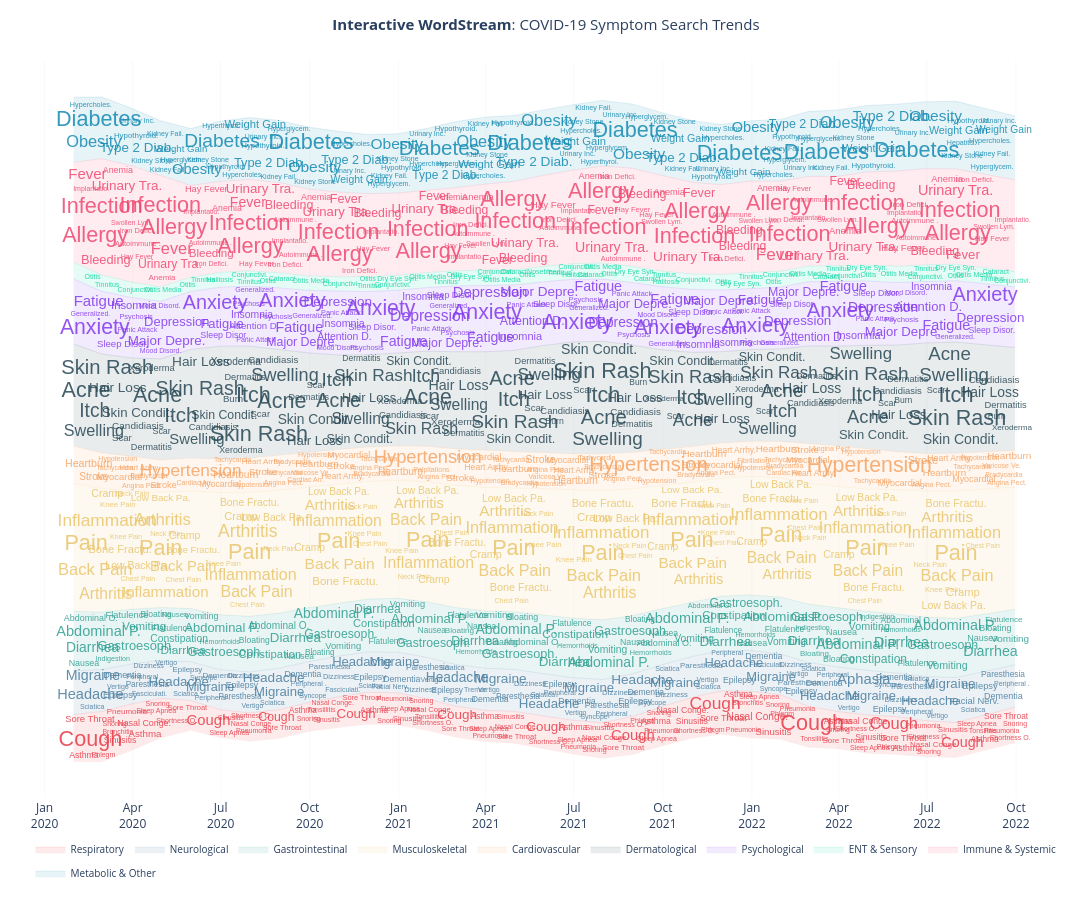

The notebook cell this image was saved under:
### Code cell
# =====================================================
# INTERACTIVE WORDSTREAM (Plotly) — with hover & legend toggle
# =====================================================
import plotly.graph_objects as go

def px_to_data_x(px_x):
    return (px_x - x_margin) * (n_time - 1) / (PX_W - 2 * x_margin)

def px_to_data_y(px_y):
    normalized = (PX_H - y_margin - px_y) / (PX_H - 2 * y_margin)
    return y_min_data + normalized * y_range_data

def time_idx_to_date(t_idx):
    t_int = int(np.clip(t_idx, 0, n_time - 1))
    t_frac = t_idx - t_int
    if t_int >= n_time - 1:
        return x_dates[-1]
    d1 = x_dates[t_int]
    d2 = x_dates[min(t_int + 1, n_time - 1)]
    return d1 + (d2 - d1) * t_frac

# Helper: hex color to rgba string
def hex_to_rgba(hex_color, alpha=1.0):
    r = int(hex_color[1:3], 16)
    g = int(hex_color[3:5], 16)
    b = int(hex_color[5:7], 16)
    return f"rgba({r},{g},{b},{alpha})"

fig = go.Figure()

# 1) Stream band fills
for i, cat in enumerate(cat_list):
    x_time = [x_dates[t] for t in range(n_time)]
    y_lo = [smooth_lower[i, t] for t in range(n_time)]
    y_up = [smooth_upper[i, t] for t in range(n_time)]
    
    fig.add_trace(go.Scatter(
        x=x_time, y=y_lo,
        mode='lines', line=dict(width=0),
        showlegend=False, hoverinfo='skip',
        legendgroup=cat
    ))
    fig.add_trace(go.Scatter(
        x=x_time, y=y_up,
        mode='lines', line=dict(width=0.3, color=hex_to_rgba(color_palette[cat], 0.4)),
        fill='tonexty',
        fillcolor=hex_to_rgba(color_palette[cat], 0.10),
        name=cat,
        legendgroup=cat,
        showlegend=True,
        hoverinfo='skip'
    ))

# 2) Words with quantitative hover tooltips
for cat in cat_list:
    cat_words = [w for w in all_placed_words if w['category'] == cat]
    if not cat_words:
        continue
    
    word_x, word_y, word_texts, word_sizes, word_hovers = [], [], [], [], []
    
    # Precompute category totals per month for % share
    cat_cols = [c for c, v in categorized.items() if v == cat]
    cat_totals = symptom_monthly[cat_cols].sum(axis=1).values
    
    for w in cat_words:
        t_idx_val = px_to_data_x(w['x'])
        y_val = px_to_data_y(w['y'])
        date = time_idx_to_date(t_idx_val)
        
        word_x.append(date)
        word_y.append(y_val)
        word_texts.append(w['text'])
        word_sizes.append(max(7, w['fontsize'] * 0.9))
        
        # Quantitative info
        vol = w.get('vol', 0)
        t_int = int(np.clip(w.get('t_idx', 0), 0, n_time - 1))
        cat_total = cat_totals[t_int] if t_int < len(cat_totals) else 1
        pct_share = (vol / cat_total * 100) if cat_total > 0 else 0
        
        # Rank within category for this time step
        words_this_t = top_words[cat][t_int]
        sorted_words = sorted(words_this_t, key=lambda x: -x[1])
        rank = next((idx+1 for idx, (nm, _) in enumerate(sorted_words) if nm == w['text']), '—')
        
        word_hovers.append(
            f"<b>{w['text']}</b><br>"
            f"Category: {cat}<br>"
            f"Period: {date.strftime('%b %Y')}<br>"
            f"─────────────<br>"
            f"Search volume: <b>{vol:.2f}</b><br>"
            f"Share of category: <b>{pct_share:.1f}%</b><br>"
            f"Category total: {cat_total:.1f}<br>"
            f"Rank in category: <b>#{rank}</b>"
        )
    
    # Text trace (the visible words)
    fig.add_trace(go.Scatter(
        x=word_x, y=word_y,
        mode='text',
        text=word_texts,
        textfont=dict(
            size=word_sizes,
            color=hex_to_rgba(color_palette[cat], 0.85),
            family='Arial Black, Arial'
        ),
        hoverinfo='skip',
        legendgroup=cat,
        showlegend=False,
        name=cat
    ))
    
    # Invisible marker trace for hover interaction
    fig.add_trace(go.Scatter(
        x=word_x, y=word_y,
        mode='markers',
        marker=dict(size=word_sizes, color='rgba(0,0,0,0)', line=dict(width=0)),
        hovertext=word_hovers,
        hoverinfo='text',
        hoverlabel=dict(
            bgcolor=hex_to_rgba(color_palette[cat], 0.9),
            font_size=12,
            font_color='white'
        ),
        legendgroup=cat,
        showlegend=False,
        name=cat
    ))

# Layout
fig.update_layout(
    title=dict(
        text='<b>Interactive WordStream</b>: COVID-19 Symptom Search Trends',
        font=dict(size=15),
        x=0.5
    ),
    xaxis=dict(
        showgrid=True, gridcolor='#f5f5f5', gridwidth=0.5,
        tickformat='%b<br>%Y', dtick='M3',
        showline=False
    ),
    yaxis=dict(
        showgrid=False, zeroline=False,
        showticklabels=False, showline=False
    ),
    plot_bgcolor='white',
    paper_bgcolor='white',
    hovermode='closest',
    legend=dict(
        orientation='h', yanchor='bottom', y=-0.12,
        xanchor='center', x=0.5, font=dict(size=10),
        tracegroupgap=5
    ),
    width=1800, height=900,
    margin=dict(l=20, r=20, t=60, b=90),
    annotations=[dict(
        text="<i>Hover words for details · Click legend to toggle categories · Drag to zoom · Double-click to reset</i>",
        xref="paper", yref="paper", x=0.5, y=-0.18,
        showarrow=False, font=dict(size=9, color='#999')
    )]
)

fig.show()
